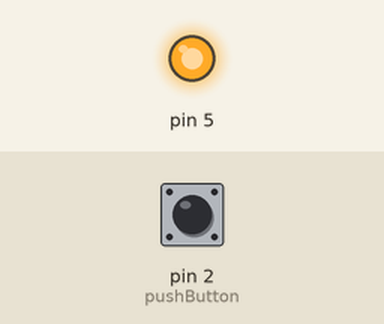
This sketch was run on a simulated Arduino Uno, built with avr-gcc and run on an emulated ATmega328P. Shown: output pins drawn as LEDs (lit = HIGH). The inputs (shaded band) are chosen by the test bench; at power-on: pin 2 (pushButton) HIGH. What the sketch prints to the serial monitor is not drawn.

Above: at 1.2 s.
1.3 s: pin 2 (pushButton) pulled LOW for 0.15 s
At 1.38 s:
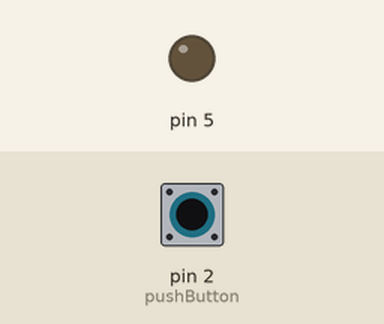
2.9 s: pin 2 (pushButton) pulled LOW for 3.2 s
At 6.4 s:
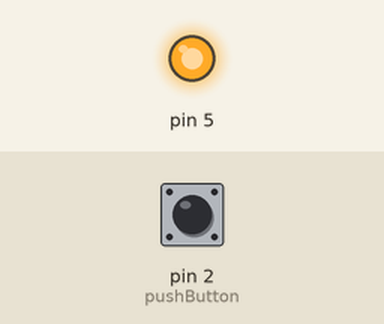
Timing chart, 0 to 7.9 s (numbered marks = the images above; inputs shaded):
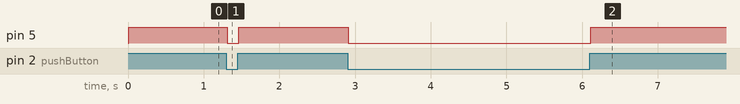

The sketch:

sketch_feb1a.ino
```cpp
int pushButton = 2;
void setup() {
 Serial.begin(9600); // put your setup code here, to run once:
 Serial.println("Hello, world!");
   pinMode(pushButton, INPUT);
  pinMode(5, OUTPUT);
}
int currentValue, prevValue;
void loop() {
  currentValue = digitalRead(pushButton);
  if (currentValue != prevValue) {
    // Что-то изменилось, здесь возможна зона неопределенности
    // Делаем задержку
    delay(10);
    // А вот теперь спокойно считываем значение, считая, что нестабильность исчезла
    currentValue = digitalRead(pushButton);
  }
  prevValue = currentValue;
  digitalWrite(5, currentValue);
  Serial.println(currentValue);
}
```

Measured:
- after the input at 1.3 s, pin 5: HIGH → LOW at once, → HIGH 0.15 s later
- after the input at 2.9 s, pin 5: HIGH → LOW at once, → HIGH 3.2 s later
